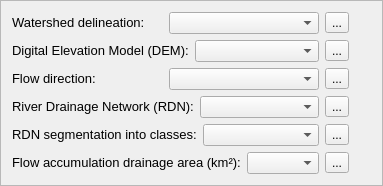
                 <widget class="QFrame" name="frame_3">
                  <property name="frameShape">
                   <enum>QFrame::StyledPanel</enum>
                  </property>
                  <property name="frameShadow">
                   <enum>QFrame::Raised</enum>
                  </property>
                  <layout class="QGridLayout" name="gridLayout_21">
                   <item row="0" column="0">
                    <layout class="QGridLayout" name="gridLayout_26">
                     <item row="0" column="2">
                      <widget class="QToolButton" name="tbtn_pg2_1">
                       <property name="text">
                        <string>...</string>
                       </property>
                      </widget>
                     </item>
                     <item row="0" column="3">
                      <widget class="QLabel" name="label_27">
                       <property name="sizePolicy">
                        <sizepolicy hsizetype="Preferred" vsizetype="Preferred">
                         <horstretch>0</horstretch>
                         <verstretch>0</verstretch>
                        </sizepolicy>
                       </property>
                       <property name="minimumSize">
                        <size>
                         <width>16</width>
                         <height>16</height>
                        </size>
                       </property>
                       <property name="maximumSize">
                        <size>
                         <width>16</width>
                         <height>16</height>
                        </size>
                       </property>
                       <property name="toolTip">
                        <string>&lt;html&gt;&lt;head/&gt;&lt;body&gt;&lt;p&gt;Add the watershed delineation. The file must be a raster type (geotiff).&lt;/p&gt;&lt;/body&gt;&lt;/html&gt;</string>
                       </property>
                       <property name="text">
                        <string/>
                       </property>
                       <property name="pixmap">
                        <pixmap resource="resources.qrc">:/plugins/hidroPixel/icons/icons/info(2).png</pixmap>
                       </property>
                       <property name="scaledContents">
                        <bool>true</bool>
                       </property>
                      </widget>
                     </item>
                     <item row="0" column="1">
                      <widget class="QComboBox" name="cb_1_pg2">
                       <property name="maximumSize">
                        <size>
                         <width>16777215</width>
                         <height>24</height>
                        </size>
                       </property>
                      </widget>
                     </item>
                     <item row="0" column="0">
                      <widget class="QLabel" name="label_28">
                       <property name="text">
                        <string>&lt;html&gt;&lt;head/&gt;&lt;body&gt;&lt;p align=&quot;justify&quot;&gt;&lt;span style=&quot; font-size:10pt;&quot;&gt;Watershed delineation:&lt;/span&gt;&lt;/p&gt;&lt;/body&gt;&lt;/html&gt;</string>
                       </property>
                      </widget>
                     </item>
                    </layout>
                   </item>
                   <item row="2" column="0">
                    <layout class="QGridLayout" name="gridLayout_23">
                     <item row="0" column="1">
                      <widget class="QComboBox" name="cb_3_pg2">
                       <property name="maximumSize">
                        <size>
                         <width>16777215</width>
                         <height>24</height>
                        </size>
                       </property>
                      </widget>
                     </item>
                     <item row="0" column="3">
                      <widget class="QLabel" name="label_34">
                       <property name="sizePolicy">
                        <sizepolicy hsizetype="Preferred" vsizetype="Preferred">
                         <horstretch>0</horstretch>
                         <verstretch>0</verstretch>
                        </sizepolicy>
                       </property>
                       <property name="minimumSize">
                        <size>
                         <width>16</width>
                         <height>16</height>
                        </size>
                       </property>
                       <property name="maximumSize">
                        <size>
                         <width>16</width>
                         <height>16</height>
                        </size>
                       </property>
                       <property name="toolTip">
                        <string>&lt;html&gt;&lt;head/&gt;&lt;body&gt;&lt;p&gt;Add the flow direction matrix, according to the provided flow direction code. The file must be a raster type (geotiff).&lt;/p&gt;&lt;/body&gt;&lt;/html&gt;</string>
                       </property>
                       <property name="text">
                        <string/>
                       </property>
                       <property name="pixmap">
                        <pixmap resource="resources.qrc">:/plugins/hidroPixel/icons/icons/info(2).png</pixmap>
                       </property>
                       <property name="scaledContents">
                        <bool>true</bool>
                       </property>
                      </widget>
                     </item>
                     <item row="0" column="0">
                      <widget class="QLabel" name="label_30">
                       <property name="maximumSize">
                        <size>
                         <width>16777215</width>
                         <height>24</height>
                        </size>
                       </property>
                       <property name="text">
                        <string>&lt;html&gt;&lt;head/&gt;&lt;body&gt;&lt;p align=&quot;justify&quot;&gt;&lt;span style=&quot; font-size:10pt;&quot;&gt;Flow direction:&lt;/span&gt;&lt;/p&gt;&lt;/body&gt;&lt;/html&gt;</string>
                       </property>
                      </widget>
                     </item>
                     <item row="0" column="2">
                      <widget class="QToolButton" name="tbtn_pg2_3">
                       <property name="text">
                        <string>...</string>
                       </property>
                      </widget>
                     </item>
                    </layout>
                   </item>
                   <item row="5" column="0">
                    <layout class="QGridLayout" name="gridLayout_70">
                     <item row="0" column="3">
                      <widget class="QLabel" name="label_75">
                       <property name="sizePolicy">
                        <sizepolicy hsizetype="Preferred" vsizetype="Preferred">
                         <horstretch>0</horstretch>
                         <verstretch>0</verstretch>
                        </sizepolicy>
                       </property>
                       <property name="minimumSize">
                        <size>
                         <width>16</width>
                         <height>16</height>
                        </size>
                       </property>
                       <property name="maximumSize">
                        <size>
                         <width>16</width>
                         <height>16</height>
                        </size>
                       </property>
                       <property name="toolTip">
                        <string>&lt;html&gt;&lt;head/&gt;&lt;body&gt;&lt;p&gt;Add your flow accumulation drainage area matrix. The file must be a raster type (geotiff).&lt;/p&gt;&lt;/body&gt;&lt;/html&gt;</string>
                       </property>
                       <property name="text">
                        <string/>
                       </property>
                       <property name="pixmap">
                        <pixmap resource="resources.qrc">:/plugins/hidroPixel/icons/icons/info(2).png</pixmap>
                       </property>
                       <property name="scaledContents">
                        <bool>true</bool>
                       </property>
                      </widget>
                     </item>
                     <item row="0" column="0">
                      <widget class="QLabel" name="label_74">
                       <property name="text">
                        <string>&lt;html&gt;&lt;head/&gt;&lt;body&gt;&lt;p&gt;&lt;span style=&quot; font-size:10pt;&quot;&gt;Flow accumulation drainage area (km²):&lt;/span&gt;&lt;/p&gt;&lt;/body&gt;&lt;/html&gt;</string>
                       </property>
                      </widget>
                     </item>
                     <item row="0" column="2">
                      <widget class="QToolButton" name="tbtn_pg2_9">
                       <property name="text">
                        <string>...</string>
                       </property>
                      </widget>
                     </item>
                     <item row="0" column="1">
                      <widget class="QComboBox" name="cb_6_pg2">
                       <property name="maximumSize">
                        <size>
                         <width>16777215</width>
                         <height>24</height>
                        </size>
                       </property>
                      </widget>
                     </item>
                    </layout>
                   </item>
                   <item row="1" column="0">
                    <layout class="QGridLayout" name="gridLayout_22">
                     <item row="0" column="0">
                      <widget class="QLabel" name="label_29">
                       <property name="text">
                        <string>&lt;html&gt;&lt;head/&gt;&lt;body&gt;&lt;p align=&quot;justify&quot;&gt;&lt;span style=&quot; font-size:10pt;&quot;&gt;Digital Elevation Model (DEM):&lt;/span&gt;&lt;/p&gt;&lt;/body&gt;&lt;/html&gt;</string>
                       </property>
                      </widget>
                     </item>
                     <item row="0" column="3">
                      <widget class="QLabel" name="label_33">
                       <property name="sizePolicy">
                        <sizepolicy hsizetype="Preferred" vsizetype="Preferred">
                         <horstretch>0</horstretch>
                         <verstretch>0</verstretch>
                        </sizepolicy>
                       </property>
                       <property name="minimumSize">
                        <size>
                         <width>16</width>
                         <height>16</height>
                        </size>
                       </property>
                       <property name="maximumSize">
                        <size>
                         <width>16</width>
                         <height>16</height>
                        </size>
                       </property>
                       <property name="toolTip">
                        <string>&lt;html&gt;&lt;head/&gt;&lt;body&gt;&lt;p&gt;Add the digital elevation model. The file must be a raster type (geotiff).&lt;/p&gt;&lt;/body&gt;&lt;/html&gt;</string>
                       </property>
                       <property name="text">
                        <string/>
                       </property>
                       <property name="pixmap">
                        <pixmap resource="resources.qrc">:/plugins/hidroPixel/icons/icons/info(2).png</pixmap>
                       </property>
                       <property name="scaledContents">
                        <bool>true</bool>
                       </property>
                      </widget>
                     </item>
                     <item row="0" column="2">
                      <widget class="QToolButton" name="tbtn_pg2_2">
                       <property name="text">
                        <string>...</string>
                       </property>
                      </widget>
                     </item>
                     <item row="0" column="1">
                      <widget class="QComboBox" name="cb_2_pg2">
                       <property name="maximumSize">
                        <size>
                         <width>16777215</width>
                         <height>24</height>
                        </size>
                       </property>
                      </widget>
                     </item>
                    </layout>
                   </item>
                   <item row="3" column="0">
                    <layout class="QGridLayout" name="gridLayout_24">
                     <item row="0" column="2">
                      <widget class="QToolButton" name="tbtn_pg2_4">
                       <property name="text">
                        <string>...</string>
                       </property>
                      </widget>
                     </item>
                     <item row="0" column="1">
                      <widget class="QComboBox" name="cb_4_pg2">
                       <property name="maximumSize">
                        <size>
                         <width>16777215</width>
                         <height>24</height>
                        </size>
                       </property>
                      </widget>
                     </item>
                     <item row="0" column="0">
                      <widget class="QLabel" name="label_31">
                       <property name="text">
                        <string>&lt;html&gt;&lt;head/&gt;&lt;body&gt;&lt;p align=&quot;justify&quot;&gt;&lt;span style=&quot; font-size:10pt;&quot;&gt;River Drainage Network (RDN):&lt;/span&gt;&lt;/p&gt;&lt;/body&gt;&lt;/html&gt;</string>
                       </property>
                      </widget>
                     </item>
                     <item row="0" column="3">
                      <widget class="QLabel" name="label_35">
                       <property name="sizePolicy">
                        <sizepolicy hsizetype="Preferred" vsizetype="Preferred">
                         <horstretch>0</horstretch>
                         <verstretch>0</verstretch>
                        </sizepolicy>
                       </property>
                       <property name="minimumSize">
                        <size>
                         <width>16</width>
                         <height>16</height>
                        </size>
                       </property>
                       <property name="maximumSize">
                        <size>
                         <width>16</width>
                         <height>16</height>
                        </size>
                       </property>
                       <property name="toolTip">
                        <string>&lt;html&gt;&lt;head/&gt;&lt;body&gt;&lt;p&gt;Add the River Drainage Network (RDN). The file must be a raster type (geotiff).&lt;/p&gt;&lt;/body&gt;&lt;/html&gt;</string>
                       </property>
                       <property name="text">
                        <string/>
                       </property>
                       <property name="pixmap">
                        <pixmap resource="resources.qrc">:/plugins/hidroPixel/icons/icons/info(2).png</pixmap>
                       </property>
                       <property name="scaledContents">
                        <bool>true</bool>
                       </property>
                      </widget>
                     </item>
                    </layout>
                   </item>
                   <item row="4" column="0">
                    <layout class="QGridLayout" name="gridLayout_25">
                     <item row="0" column="3">
                      <widget class="QLabel" name="label_36">
                       <property name="sizePolicy">
                        <sizepolicy hsizetype="Preferred" vsizetype="Preferred">
                         <horstretch>0</horstretch>
                         <verstretch>0</verstretch>
                        </sizepolicy>
                       </property>
                       <property name="minimumSize">
                        <size>
                         <width>16</width>
                         <height>16</height>
                        </size>
                       </property>
                       <property name="maximumSize">
                        <size>
                         <width>16</width>
                         <height>16</height>
                        </size>
                       </property>
                       <property name="toolTip">
                        <string>&lt;html&gt;&lt;head/&gt;&lt;body&gt;&lt;p&gt;Add the RDN classes. The file must be a raster type (geotiff).&lt;/p&gt;&lt;/body&gt;&lt;/html&gt;</string>
                       </property>
                       <property name="text">
                        <string/>
                       </property>
                       <property name="pixmap">
                        <pixmap resource="resources.qrc">:/plugins/hidroPixel/icons/icons/info(2).png</pixmap>
                       </property>
                       <property name="scaledContents">
                        <bool>true</bool>
                       </property>
                      </widget>
                     </item>
                     <item row="0" column="0">
                      <widget class="QLabel" name="label_32">
                       <property name="text">
                        <string>&lt;html&gt;&lt;head/&gt;&lt;body&gt;&lt;p align=&quot;justify&quot;&gt;&lt;span style=&quot; font-size:10pt;&quot;&gt;RDN segmentation into classes:&lt;/span&gt;&lt;/p&gt;&lt;/body&gt;&lt;/html&gt;</string>
                       </property>
                      </widget>
                     </item>
                     <item row="0" column="1">
                      <widget class="QComboBox" name="cb_5_pg2">
                       <property name="maximumSize">
                        <size>
                         <width>16777215</width>
                         <height>24</height>
                        </size>
                       </property>
                      </widget>
                     </item>
                     <item row="0" column="2">
                      <widget class="QToolButton" name="tbtn_pg2_5">
                       <property name="text">
                        <string>...</string>
                       </property>
                      </widget>
                     </item>
                    </layout>
                   </item>
                  </layout>
                 </widget>
